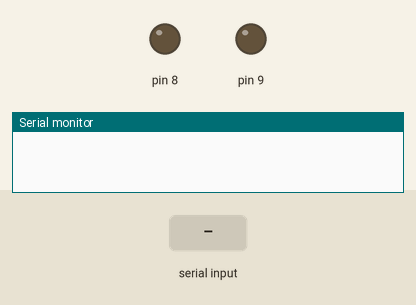
A sketch run on a simulated Arduino Uno, built with avr-gcc and run on an emulated ATmega328P. Parts: output pins drawn as LEDs (lit = HIGH), the last lines printed to the serial monitor. The test bench sets the inputs (shaded band).

Above: at 1.2 s.
1.3 s: "1" received over Serial
At 2.4 s:
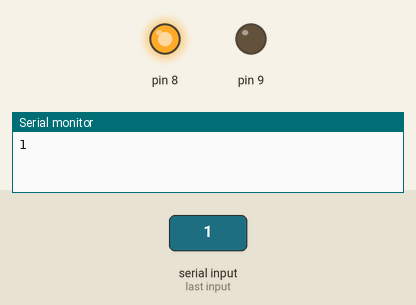
Timing chart, 0 to 5.8 s (numbered marks = the images above; inputs shaded):
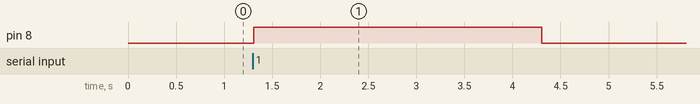

The sketch:

delayValMOtor.ino
```cpp
void setup()
{
  pinMode(8,OUTPUT);
  pinMode(9,OUTPUT);
  Serial.begin(9600);
}
int d=3000;
void loop()
{
  String trans;
  String rex;
  while(Serial.available()>0)
    {
      char transchar=Serial.read();
      trans +=transchar;
      delay(5); //Doesn't work without this bitch
    }
    if(trans=="1")
    {
      Serial.println(trans);
      motor(d);
    }
    else if(trans=="2")
    {
      Serial.println(trans);
      while(Serial.available()>0)
    {
      char transchar=Serial.read();
      trans +=transchar;
      delay(5); //Doesn't work without this bitch
    }
    d=trans.toInt();
    }

}
void motor(int a)
{
   digitalWrite(8,HIGH);
  digitalWrite(9,LOW);
  delay(a);
  digitalWrite(8,LOW);
  digitalWrite(9,LOW);
  delay(5000);
}
```

Measured:
- after the input at 1.3 s, pin 8: LOW → HIGH at once, → LOW 3.0 s later
